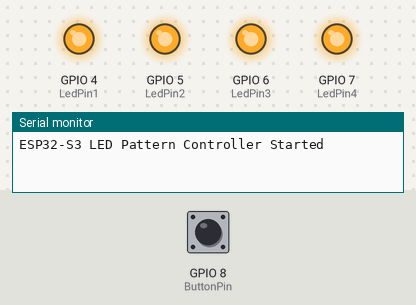
Simulated run of this sketch. Board: ESP32-S3. Parts: output pins drawn as LEDs (lit = HIGH), the last lines printed to the serial monitor. Inputs (shaded band) come from the test bench; at power-on: GPIO 8 (ButtonPin) HIGH.

Above: at 1.2 s.
1.3 s: GPIO 8 (ButtonPin) pulled LOW for 0.15 s
At 2.1 s:
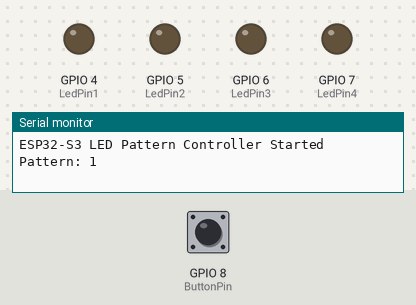
3.0 s: GPIO 8 (ButtonPin) pulled LOW for 1 s
At 4.6 s:
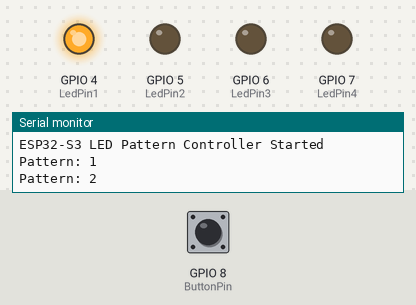
5.5 s: GPIO 8 (ButtonPin) pulled LOW for 0.15 s
At 6.6 s:
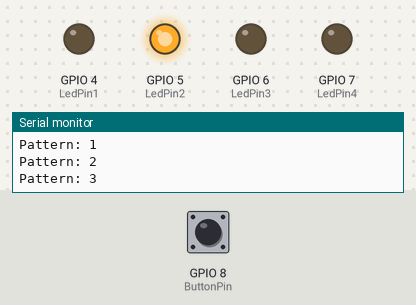
7.2 s: GPIO 8 (ButtonPin) pulled LOW for 3.2 s
At 7.8 s:
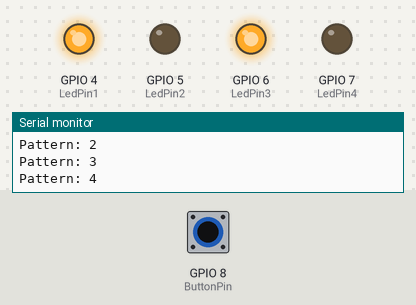
11.9 s: GPIO 8 (ButtonPin) pulled LOW for 0.15 s
At 12.6 s:
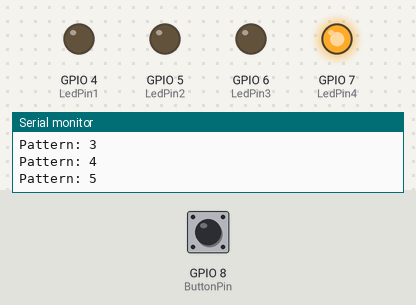
Timing chart, 0 to 14.6 s (numbered marks = the images above; inputs shaded):
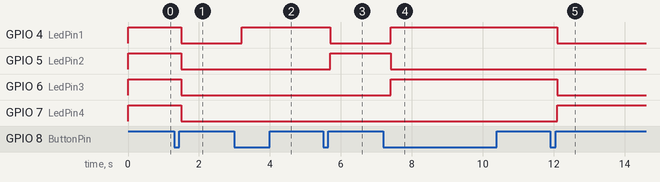

Measured:
- after the input at 1.3 s, GPIO 4 (LedPin1), GPIO 5 (LedPin2), GPIO 6 (LedPin3), GPIO 7 (LedPin4): HIGH → LOW after 0.20 s
- after the input at 3.0 s, GPIO 4 (LedPin1): LOW → HIGH after 0.20 s
- after the input at 5.5 s, GPIO 4 (LedPin1): HIGH → LOW after 0.20 s; GPIO 5 (LedPin2): LOW → HIGH after 0.20 s
- after the input at 7.2 s, GPIO 4 (LedPin1), GPIO 6 (LedPin3): LOW → HIGH after 0.20 s; GPIO 5 (LedPin2): HIGH → LOW after 0.20 s
- after the input at 11.9 s, GPIO 4 (LedPin1), GPIO 6 (LedPin3): HIGH → LOW after 0.20 s; GPIO 7 (LedPin4): LOW → HIGH after 0.20 s

The sketch:

digitalinput.ino
```cpp
const int LedPin1 = 4;
const int LedPin2 = 5;
const int LedPin3 = 6;
const int LedPin4 = 7;
const int ButtonPin = 8;

int pattern = 0;
int loopCount = 0;
bool lastButtonState = HIGH;

void setup() {
  Serial.begin(115200);

  pinMode(LedPin1, OUTPUT);
  pinMode(LedPin2, OUTPUT);
  pinMode(LedPin3, OUTPUT);
  pinMode(LedPin4, OUTPUT);
  pinMode(ButtonPin, INPUT_PULLUP);

  Serial.println("ESP32-S3 LED Pattern Controller Started");
}

void loop() {
  bool buttonState = digitalRead(ButtonPin);


  if (lastButtonState == HIGH && buttonState == LOW) {
    pattern++;
    if (pattern > 5) {
      pattern = 0;
      loopCount++;
    }

    Serial.print("Pattern: ");
    Serial.println(pattern);
    delay(200);
  }

  lastButtonState = buttonState;


  switch (pattern) {
    case 0:
      digitalWrite(LedPin1, HIGH);
      digitalWrite(LedPin2, HIGH);
      digitalWrite(LedPin3, HIGH);
      digitalWrite(LedPin4, HIGH);
      break;
    case 1:
      digitalWrite(LedPin1, LOW);
      digitalWrite(LedPin2, LOW);
      digitalWrite(LedPin3, LOW);
      digitalWrite(LedPin4, LOW);
      break;
    case 2:
      digitalWrite(LedPin1, HIGH);
      digitalWrite(LedPin2, LOW);
      digitalWrite(LedPin3, LOW);
      digitalWrite(LedPin4, LOW);
      break;
    case 3:
      digitalWrite(LedPin1, LOW);
      digitalWrite(LedPin2, HIGH);
      digitalWrite(LedPin3, LOW);
      digitalWrite(LedPin4, LOW);
      break;
    case 4:
      digitalWrite(LedPin1, HIGH);
      digitalWrite(LedPin2, LOW);
      digitalWrite(LedPin3, HIGH);
      digitalWrite(LedPin4, LOW);
      break;
    case 5:
      digitalWrite(LedPin1, LOW);
      digitalWrite(LedPin2, LOW);
      digitalWrite(LedPin3, LOW);
      digitalWrite(LedPin4, HIGH);
      break;
  }
}
```
